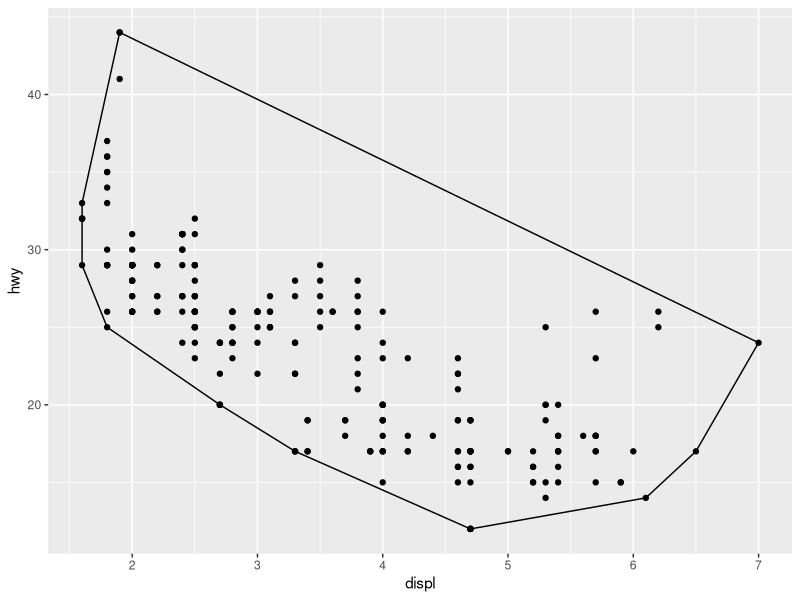
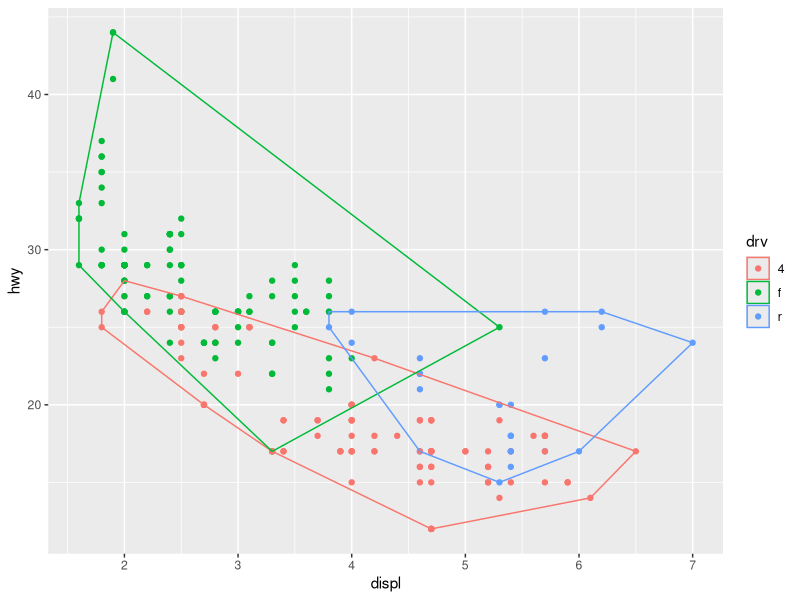
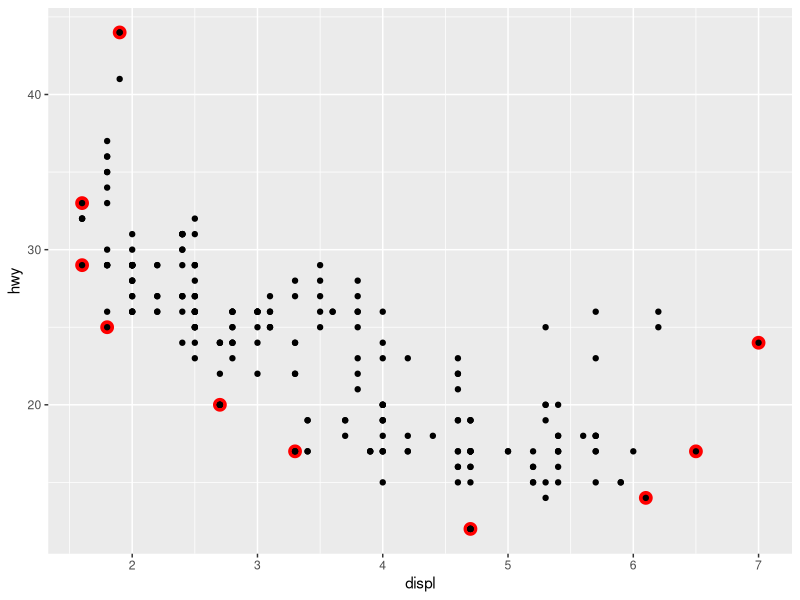
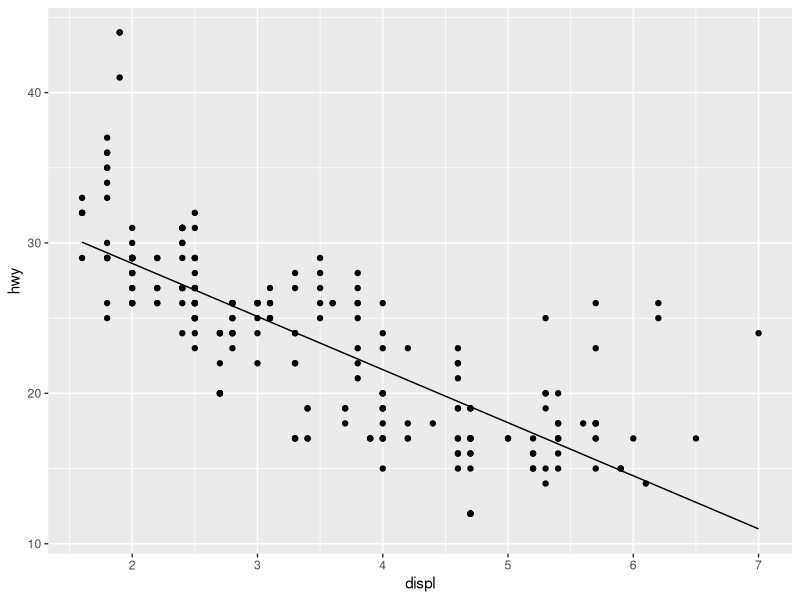
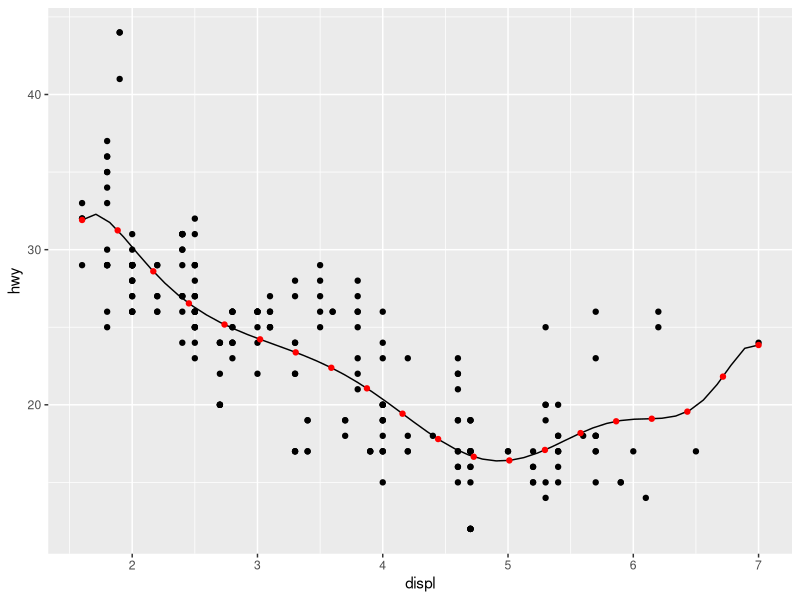
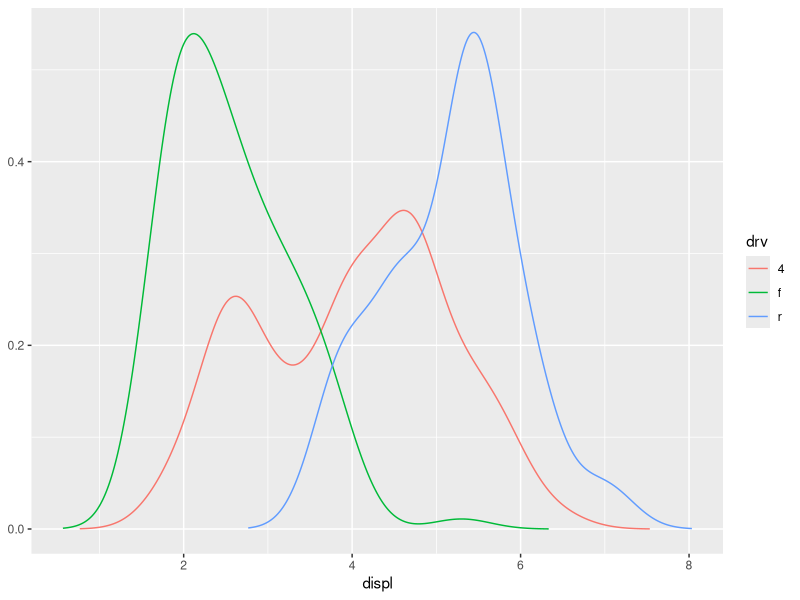
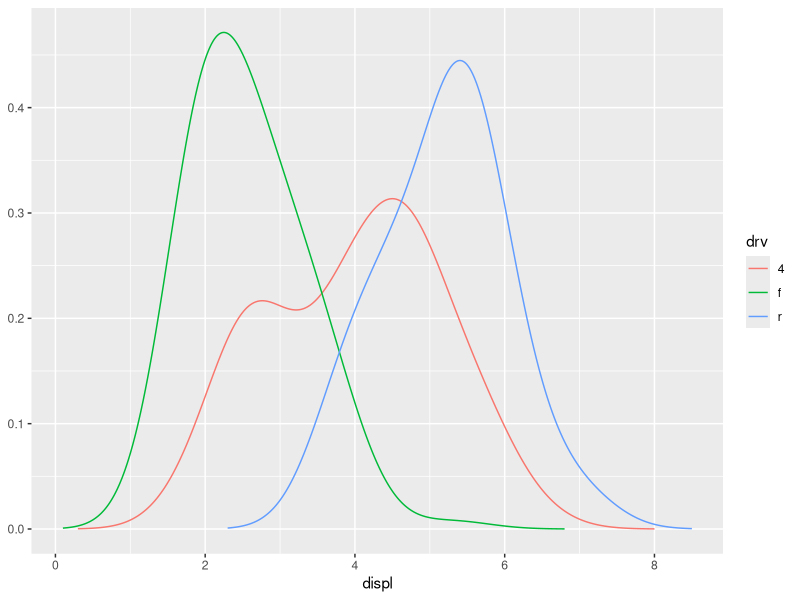

These charts were generated, in order, by the following R code: (Note: this script raises an error after producing the figures.)
## ---- chunk 1
knitr::opts_chunk$set(collapse = TRUE, comment = "#>", fig.width = 7, fig.height = 7, fig.align = "center")
library(ggplot2)
## ---- chunk 2
A <- ggproto("A", NULL,
  x = 1,
  inc = function(self) {
    self$x <- self$x + 1
  }
)
A$x
A$inc()
A$x
A$inc()
A$inc()
A$x
## ---- chunk 3
StatChull <- ggproto("StatChull", Stat,
  compute_group = function(data, scales) {
    data[chull(data$x, data$y), , drop = FALSE]
  },
  
  required_aes = c("x", "y")
)
## ---- chunk 4
stat_chull <- function(mapping = NULL, data = NULL, geom = "polygon",
                       position = "identity", na.rm = FALSE, show.legend = NA, 
                       inherit.aes = TRUE, ...) {
  layer(
    stat = StatChull, data = data, mapping = mapping, geom = geom, 
    position = position, show.legend = show.legend, inherit.aes = inherit.aes,
    params = list(na.rm = na.rm, ...)
  )
}
## ---- chunk 5
ggplot(mpg, aes(displ, hwy)) + 
  geom_point() + 
  stat_chull(fill = NA, colour = "black")
## ---- chunk 6
ggplot(mpg, aes(displ, hwy, colour = drv)) + 
  geom_point() + 
  stat_chull(fill = NA)
## ---- chunk 7
ggplot(mpg, aes(displ, hwy)) + 
  stat_chull(geom = "point", size = 4, colour = "red") +
  geom_point()
## ---- chunk 8
StatLm <- ggproto("StatLm", Stat, 
  required_aes = c("x", "y"),
  
  compute_group = function(data, scales) {
    rng <- range(data$x, na.rm = TRUE)
    grid <- data.frame(x = rng)
    
    mod <- lm(y ~ x, data = data)
    grid$y <- predict(mod, newdata = grid)
    
    grid
  }
)

stat_lm <- function(mapping = NULL, data = NULL, geom = "line",
                    position = "identity", na.rm = FALSE, show.legend = NA, 
                    inherit.aes = TRUE, ...) {
  layer(
    stat = StatLm, data = data, mapping = mapping, geom = geom, 
    position = position, show.legend = show.legend, inherit.aes = inherit.aes,
    params = list(na.rm = na.rm, ...)
  )
}

ggplot(mpg, aes(displ, hwy)) + 
  geom_point() + 
  stat_lm()
## ---- chunk 9
StatLm <- ggproto("StatLm", Stat, 
  required_aes = c("x", "y"),
  
  compute_group = function(data, scales, params, n = 100, formula = y ~ x) {
    rng <- range(data$x, na.rm = TRUE)
    grid <- data.frame(x = seq(rng[1], rng[2], length = n))
    
    mod <- lm(formula, data = data)
    grid$y <- predict(mod, newdata = grid)
    
    grid
  }
)

stat_lm <- function(mapping = NULL, data = NULL, geom = "line",
                    position = "identity", na.rm = FALSE, show.legend = NA, 
                    inherit.aes = TRUE, n = 50, formula = y ~ x, 
                    ...) {
  layer(
    stat = StatLm, data = data, mapping = mapping, geom = geom, 
    position = position, show.legend = show.legend, inherit.aes = inherit.aes,
    params = list(n = n, formula = formula, na.rm = na.rm, ...)
  )
}

ggplot(mpg, aes(displ, hwy)) + 
  geom_point() + 
  stat_lm(formula = y ~ poly(x, 10)) + 
  stat_lm(formula = y ~ poly(x, 10), geom = "point", colour = "red", n = 20)
## ---- chunk 10
#' @export
#' @inheritParams ggplot2::stat_identity
#' @param formula The modelling formula passed to \code{lm}. Should only 
#'   involve \code{y} and \code{x}
#' @param n Number of points used for interpolation.
stat_lm <- function(mapping = NULL, data = NULL, geom = "line",
                    position = "identity", na.rm = FALSE, show.legend = NA, 
                    inherit.aes = TRUE, n = 50, formula = y ~ x, 
                    ...) {
  layer(
    stat = StatLm, data = data, mapping = mapping, geom = geom, 
    position = position, show.legend = show.legend, inherit.aes = inherit.aes,
    params = list(n = n, formula = formula, na.rm = na.rm, ...)
  )
}

## ---- chunk 11
StatDensityCommon <- ggproto("StatDensityCommon", Stat, 
  required_aes = "x",
  
  setup_params = function(data, params) {
    if (!is.null(params$bandwidth))
      return(params)
    
    xs <- split(data$x, data$group)
    bws <- vapply(xs, bw.nrd0, numeric(1))
    bw <- mean(bws)
    message("Picking bandwidth of ", signif(bw, 3))
    
    params$bandwidth <- bw
    params
  },
  
  compute_group = function(data, scales, bandwidth = 1) {
    d <- density(data$x, bw = bandwidth)
    data.frame(x = d$x, y = d$y)
  }  
)

stat_density_common <- function(mapping = NULL, data = NULL, geom = "line",
                                position = "identity", na.rm = FALSE, show.legend = NA, 
                                inherit.aes = TRUE, bandwidth = NULL,
                                ...) {
  layer(
    stat = StatDensityCommon, data = data, mapping = mapping, geom = geom, 
    position = position, show.legend = show.legend, inherit.aes = inherit.aes,
    params = list(bandwidth = bandwidth, na.rm = na.rm, ...)
  )
}

ggplot(mpg, aes(displ, colour = drv)) + 
  stat_density_common()

ggplot(mpg, aes(displ, colour = drv)) + 
  stat_density_common(bandwidth = 0.5)
## ---- chunk 12
StatDensityCommon <- ggproto("StatDensity2", Stat, 
  required_aes = "x",
  default_aes = aes(y = calc(density)),

  compute_group = function(data, scales, bandwidth = 1) {
    d <- density(data$x, bw = bandwidth)
    data.frame(x = d$x, density = d$y)
  }  
)

ggplot(mpg, aes(displ, drv, colour = calc(density))) + 
  stat_density_common(bandwidth = 1, geom = "point")
## ---- chunk 13
ggplot(mpg, aes(displ, fill = drv)) + 
  stat_density_common(bandwidth = 1, geom = "area", position = "stack")
## ---- chunk 14
StatDensityCommon <- ggproto("StatDensityCommon", Stat, 
  required_aes = "x",
  default_aes = aes(y = calc(density)),

  setup_params = function(data, params) {
    min <- min(data$x) - 3 * params$bandwidth
    max <- max(data$x) + 3 * params$bandwidth
    
    list(
      bandwidth = params$bandwidth,
      min = min,
      max = max,
      na.rm = params$na.rm
    )
  },
  
  compute_group = function(data, scales, min, max, bandwidth = 1) {
    d <- density(data$x, bw = bandwidth, from = min, to = max)
    data.frame(x = d$x, density = d$y)
  }  
)

ggplot(mpg, aes(displ, fill = drv)) + 
  stat_density_common(bandwidth = 1, geom = "area", position = "stack")
ggplot(mpg, aes(displ, drv, fill = calc(density))) + 
  stat_density_common(bandwidth = 1, geom = "raster")
## ---- chunk 15
GeomSimplePoint <- ggproto("GeomSimplePoint", Geom,
  required_aes = c("x", "y"),
  default_aes = aes(shape = 19, colour = "black"),
  draw_key = draw_key_point,

  draw_panel = function(data, panel_params, coord) {
    coords <- coord$transform(data, panel_params)
    grid::pointsGrob(
      coords$x, coords$y,
      pch = coords$shape,
      gp = grid::gpar(col = coords$colour)
    )
  }
)

geom_simple_point <- function(mapping = NULL, data = NULL, stat = "identity",
                              position = "identity", na.rm = FALSE, show.legend = NA, 
                              inherit.aes = TRUE, ...) {
  layer(
    geom = GeomSimplePoint, mapping = mapping,  data = data, stat = stat, 
    position = position, show.legend = show.legend, inherit.aes = inherit.aes,
    params = list(na.rm = na.rm, ...)
  )
}

ggplot(mpg, aes(displ, hwy)) + 
  geom_simple_point()
## ---- chunk 16
GeomSimplePolygon <- ggproto("GeomPolygon", Geom,
  required_aes = c("x", "y"),
  
  default_aes = aes(
    colour = NA, fill = "grey20", size = 0.5,
    linetype = 1, alpha = 1
  ),

  draw_key = draw_key_polygon,

  draw_group = function(data, panel_params, coord) {
    n <- nrow(data)
    if (n <= 2) return(grid::nullGrob())

    coords <- coord$transform(data, panel_params)
    # A polygon can only have a single colour, fill, etc, so take from first row
    first_row <- coords[1, , drop = FALSE]

    grid::polygonGrob(
      coords$x, coords$y, 
      default.units = "native",
      gp = grid::gpar(
        col = first_row$colour,
        fill = scales::alpha(first_row$fill, first_row$alpha),
        lwd = first_row$size * .pt,
        lty = first_row$linetype
      )
    )
  }
)
geom_simple_polygon <- function(mapping = NULL, data = NULL, stat = "chull",
                                position = "identity", na.rm = FALSE, show.legend = NA, 
                                inherit.aes = TRUE, ...) {
  layer(
    geom = GeomSimplePolygon, mapping = mapping, data = data, stat = stat, 
    position = position, show.legend = show.legend, inherit.aes = inherit.aes,
    params = list(na.rm = na.rm, ...)
  )
}

ggplot(mpg, aes(displ, hwy)) + 
  geom_point() + 
  geom_simple_polygon(aes(colour = class), fill = NA)
## ---- chunk 17
GeomPolygonHollow <- ggproto("GeomPolygonHollow", GeomPolygon,
  default_aes = aes(colour = "black", fill = NA, size = 0.5, linetype = 1,
    alpha = NA)
  )
geom_chull <- function(mapping = NULL, data = NULL, 
                       position = "identity", na.rm = FALSE, show.legend = NA, 
                       inherit.aes = TRUE, ...) {
  layer(
    stat = StatChull, geom = GeomPolygonHollow, data = data, mapping = mapping,
    position = position, show.legend = show.legend, inherit.aes = inherit.aes,
    params = list(na.rm = na.rm, ...)
  )
}

ggplot(mpg, aes(displ, hwy)) + 
  geom_point() + 
  geom_chull()
## ---- chunk 18
theme_grey()$legend.key

new_theme <- theme_grey() + theme(legend.key = element_rect(colour = "red"))
new_theme$legend.key
## ---- chunk 19
new_theme <- theme_grey() %+replace% theme(legend.key = element_rect(colour = "red"))
new_theme$legend.key
## ---- chunk 20
df <- data.frame(x = 1:3, y = 1:3)
base <- ggplot(df, aes(x, y)) + 
  geom_point() + 
  theme_minimal()

base
base + theme(text = element_text(colour = "red"))
## ---- chunk 21
layout <- function(data, params) {
  data.frame(PANEL = c(1L, 2L), SCALE_X = 1L, SCALE_Y = 1L)
}
## ---- chunk 22
mapping <- function(data, layout, params) {
  if (plyr::empty(data)) {
    return(cbind(data, PANEL = integer(0)))
  }
  rbind(
    cbind(data, PANEL = 1L),
    cbind(data, PANEL = 2L)
  )
}
## ---- chunk 23
render <- function(panels, layout, x_scales, y_scales, ranges, coord, data,
                   theme, params) {
  # Place panels according to settings
  if (params$horizontal) {
    # Put panels in matrix and convert to a gtable
    panels <- matrix(panels, ncol = 2)
    panel_table <- gtable::gtable_matrix("layout", panels, 
      widths = unit(c(1, 1), "null"), heights = unit(1, "null"), clip = "on")
    # Add spacing according to theme
    panel_spacing <- if (is.null(theme$panel.spacing.x)) {
      theme$panel.spacing
    } else {
      theme$panel.spacing.x
    }
    panel_table <- gtable::gtable_add_col_space(panel_table, panel_spacing)
  } else {
    panels <- matrix(panels, ncol = 1)
    panel_table <- gtable::gtable_matrix("layout", panels, 
      widths = unit(1, "null"), heights = unit(c(1, 1), "null"), clip = "on")
    panel_spacing <- if (is.null(theme$panel.spacing.y)) {
      theme$panel.spacing
    } else {
      theme$panel.spacing.y
    }
    panel_table <- gtable::gtable_add_row_space(panel_table, panel_spacing)
  }
  # Name panel grobs so they can be found later
  panel_table$layout$name <- paste0("panel-", c(1, 2))
  
  # Construct the axes
  axes <- render_axes(ranges[1], ranges[1], coord, theme, 
    transpose = TRUE)

  # Add axes around each panel
  panel_pos_h <- panel_cols(panel_table)$l
  panel_pos_v <- panel_rows(panel_table)$t
  axis_width_l <- unit(grid::convertWidth(
    grid::grobWidth(axes$y$left[[1]]), "cm", TRUE), "cm")
  axis_width_r <- unit(grid::convertWidth(
    grid::grobWidth(axes$y$right[[1]]), "cm", TRUE), "cm")
  ## We do it reverse so we don't change the position of panels when we add axes
  for (i in rev(panel_pos_h)) {
    panel_table <- gtable::gtable_add_cols(panel_table, axis_width_r, i)
    panel_table <- gtable::gtable_add_grob(panel_table, 
      rep(axes$y$right, length(panel_pos_v)), t = panel_pos_v, l = i + 1, 
      clip = "off")
    panel_table <- gtable::gtable_add_cols(panel_table, axis_width_l, i - 1)
    panel_table <- gtable::gtable_add_grob(panel_table, 
      rep(axes$y$left, length(panel_pos_v)), t = panel_pos_v, l = i, 
      clip = "off")
  }
  ## Recalculate as gtable has changed
  panel_pos_h <- panel_cols(panel_table)$l
  panel_pos_v <- panel_rows(panel_table)$t
  axis_height_t <- unit(grid::convertHeight(
    grid::grobHeight(axes$x$top[[1]]), "cm", TRUE), "cm")
  axis_height_b <- unit(grid::convertHeight(
    grid::grobHeight(axes$x$bottom[[1]]), "cm", TRUE), "cm")
  for (i in rev(panel_pos_v)) {
    panel_table <- gtable::gtable_add_rows(panel_table, axis_height_b, i)
    panel_table <- gtable::gtable_add_grob(panel_table, 
      rep(axes$x$bottom, length(panel_pos_h)), t = i + 1, l = panel_pos_h, 
      clip = "off")
    panel_table <- gtable::gtable_add_rows(panel_table, axis_height_t, i - 1)
    panel_table <- gtable::gtable_add_grob(panel_table, 
      rep(axes$x$top, length(panel_pos_h)), t = i, l = panel_pos_h, 
      clip = "off")
  }
  panel_table
}
## ---- chunk 24
# Constructor: shrink is required to govern whether scales are trained on 
# Stat-transformed data or not.
facet_duplicate <- function(horizontal = TRUE, shrink = TRUE) {
  ggproto(NULL, FacetDuplicate,
    shrink = shrink,
    params = list(
      horizontal = horizontal
    )
  )
}

FacetDuplicate <- ggproto("FacetDuplicate", Facet,
  compute_layout = layout,
  map_data = mapping,
  draw_panels = render
)
## ---- chunk 25
p <- ggplot(mtcars, aes(x = hp, y = mpg)) + geom_point()
p
p + facet_duplicate()
## ---- chunk 26
library(scales)

facet_trans <- function(trans, horizontal = TRUE, shrink = TRUE) {
  ggproto(NULL, FacetTrans,
    shrink = shrink,
    params = list(
      trans = scales::as.trans(trans),
      horizontal = horizontal
    )
  )
}

FacetTrans <- ggproto("FacetTrans", Facet,
  # Almost as before but we want different y-scales for each panel
  compute_layout = function(data, params) {
    data.frame(PANEL = c(1L, 2L), SCALE_X = 1L, SCALE_Y = c(1L, 2L))
  },
  # Same as before
  map_data = function(data, layout, params) {
    if (plyr::empty(data)) {
      return(cbind(data, PANEL = integer(0)))
    }
    rbind(
      cbind(data, PANEL = 1L),
      cbind(data, PANEL = 2L)
    )
  },
  # This is new. We create a new scale with the defined transformation
  init_scales = function(layout, x_scale = NULL, y_scale = NULL, params) {
    scales <- list()
    if (!is.null(x_scale)) {
      scales$x <- plyr::rlply(max(layout$SCALE_X), x_scale$clone())
    }
    if (!is.null(y_scale)) {
      y_scale_orig <- y_scale$clone()
      y_scale_new <- y_scale$clone()
      y_scale_new$trans <- params$trans
      # Make sure that oob values are kept
      y_scale_new$oob <- function(x, ...) x
      scales$y <- list(y_scale_orig, y_scale_new)
    }
    scales
  },
  # We must make sure that the second scale is trained on transformed data
  train_scales = function(x_scales, y_scales, layout, data, params) {
    # Transform data for second panel prior to scale training
    if (!is.null(y_scales)) {
      data <- lapply(data, function(layer_data) {
        match_id <- match(layer_data$PANEL, layout$PANEL)
        y_vars <- intersect(y_scales[[1]]$aesthetics, names(layer_data))
        trans_scale <- layer_data$PANEL == 2L
        for (i in y_vars) {
          layer_data[trans_scale, i] <- y_scales[[2]]$transform(layer_data[trans_scale, i])
        }
        layer_data
      })
    }
    Facet$train_scales(x_scales, y_scales, layout, data, params)
  },
  # this is where we actually modify the data. It cannot be done in $map_data as that function
  # doesn't have access to the scales
  finish_data = function(data, layout, x_scales, y_scales, params) {
    match_id <- match(data$PANEL, layout$PANEL)
    y_vars <- intersect(y_scales[[1]]$aesthetics, names(data))
    trans_scale <- data$PANEL == 2L
    for (i in y_vars) {
      data[trans_scale, i] <- y_scales[[2]]$transform(data[trans_scale, i])
    }
    data
  },
  # A few changes from before to accommodate that axes are now not duplicate of each other
  # We also add a panel strip to annotate the different panels
  draw_panels = function(panels, layout, x_scales, y_scales, ranges, coord,
                         data, theme, params) {
    # Place panels according to settings
    if (params$horizontal) {
      # Put panels in matrix and convert to a gtable
      panels <- matrix(panels, ncol = 2)
      panel_table <- gtable::gtable_matrix("layout", panels, 
        widths = unit(c(1, 1), "null"), heights = unit(1, "null"), clip = "on")
      # Add spacing according to theme
      panel_spacing <- if (is.null(theme$panel.spacing.x)) {
        theme$panel.spacing
      } else {
        theme$panel.spacing.x
      }
      panel_table <- gtable::gtable_add_col_space(panel_table, panel_spacing)
    } else {
      panels <- matrix(panels, ncol = 1)
      panel_table <- gtable::gtable_matrix("layout", panels, 
        widths = unit(1, "null"), heights = unit(c(1, 1), "null"), clip = "on")
      panel_spacing <- if (is.null(theme$panel.spacing.y)) {
        theme$panel.spacing
      } else {
        theme$panel.spacing.y
      }
      panel_table <- gtable::gtable_add_row_space(panel_table, panel_spacing)
    }
    # Name panel grobs so they can be found later
    panel_table$layout$name <- paste0("panel-", c(1, 2))
    
    # Construct the axes
    axes <- render_axes(ranges[1], ranges, coord, theme, 
      transpose = TRUE)
  
    # Add axes around each panel
    grobWidths <- function(x) {
      unit(vapply(x, function(x) {
        grid::convertWidth(
          grid::grobWidth(x), "cm", TRUE)
      }, numeric(1)), "cm")
    }
    panel_pos_h <- panel_cols(panel_table)$l
    panel_pos_v <- panel_rows(panel_table)$t
    axis_width_l <- grobWidths(axes$y$left)
    axis_width_r <- grobWidths(axes$y$right)
    ## We do it reverse so we don't change the position of panels when we add axes
    if (params$horizontal) {
      for (i in rev(seq_along(panel_pos_h))) {
        panel_table <- gtable::gtable_add_cols(panel_table, axis_width_r[i], panel_pos_h[i])
        panel_table <- gtable::gtable_add_grob(panel_table,
          axes$y$right[i], t = panel_pos_v, l = panel_pos_h[i] + 1,
          clip = "off")

        panel_table <- gtable::gtable_add_cols(panel_table, axis_width_l[i], panel_pos_h[i] - 1)
        panel_table <- gtable::gtable_add_grob(panel_table,
          axes$y$left[i], t = panel_pos_v, l = panel_pos_h[i],
          clip = "off")
      }
    } else {
        panel_table <- gtable::gtable_add_cols(panel_table, axis_width_r[1], panel_pos_h)
        panel_table <- gtable::gtable_add_grob(panel_table,
          axes$y$right, t = panel_pos_v, l = panel_pos_h + 1,
          clip = "off")
        panel_table <- gtable::gtable_add_cols(panel_table, axis_width_l[1], panel_pos_h - 1)
        panel_table <- gtable::gtable_add_grob(panel_table,
          axes$y$left, t = panel_pos_v, l = panel_pos_h,
          clip = "off")
      }

    ## Recalculate as gtable has changed
    panel_pos_h <- panel_cols(panel_table)$l
    panel_pos_v <- panel_rows(panel_table)$t
    axis_height_t <- unit(grid::convertHeight(
      grid::grobHeight(axes$x$top[[1]]), "cm", TRUE), "cm")
    axis_height_b <- unit(grid::convertHeight(
      grid::grobHeight(axes$x$bottom[[1]]), "cm", TRUE), "cm")
    for (i in rev(panel_pos_v)) {
      panel_table <- gtable::gtable_add_rows(panel_table, axis_height_b, i)
      panel_table <- gtable::gtable_add_grob(panel_table, 
        rep(axes$x$bottom, length(panel_pos_h)), t = i + 1, l = panel_pos_h, 
        clip = "off")
      panel_table <- gtable::gtable_add_rows(panel_table, axis_height_t, i - 1)
      panel_table <- gtable::gtable_add_grob(panel_table, 
        rep(axes$x$top, length(panel_pos_h)), t = i, l = panel_pos_h, 
        clip = "off")
    }
    
    # Add strips
    strips <- render_strips(
      x = data.frame(name = c("Original", paste0("Transformed (", params$trans$name, ")"))),
      labeller = label_value, theme = theme)
    
    panel_pos_h <- panel_cols(panel_table)$l
    panel_pos_v <- panel_rows(panel_table)$t
    strip_height <- unit(grid::convertHeight(
      grid::grobHeight(strips$x$top[[1]]), "cm", TRUE), "cm")
    for (i in rev(seq_along(panel_pos_v))) {
      panel_table <- gtable::gtable_add_rows(panel_table, strip_height, panel_pos_v[i] - 1)
      if (params$horizontal) {
        panel_table <- gtable::gtable_add_grob(panel_table, strips$x$top, 
          t = panel_pos_v[i], l = panel_pos_h, clip = "off")
      } else {
        panel_table <- gtable::gtable_add_grob(panel_table, strips$x$top[i], 
          t = panel_pos_v[i], l = panel_pos_h, clip = "off")
      }
    }
    
    
    panel_table
  }
)
## ---- chunk 27
ggplot(mtcars, aes(x = hp, y = mpg)) + geom_point() + facet_trans('sqrt')
## ---- chunk 28
facet_bootstrap <- function(n = 9, prop = 0.2, nrow = NULL, ncol = NULL, 
  scales = "fixed", shrink = TRUE, strip.position = "top") {
  
  facet <- facet_wrap(~.bootstrap, nrow = nrow, ncol = ncol, scales = scales, 
    shrink = shrink, strip.position = strip.position)
  facet$params$n <- n
  facet$params$prop <- prop
  ggproto(NULL, FacetBootstrap,
    shrink = shrink,
    params = facet$params
  )
}

FacetBootstrap <- ggproto("FacetBootstrap", FacetWrap,
  compute_layout = function(data, params) {
    id <- seq_len(params$n)

    dims <- wrap_dims(params$n, params$nrow, params$ncol)
    layout <- data.frame(PANEL = factor(id))

    if (params$as.table) {
      layout$ROW <- as.integer((id - 1L) %/% dims[2] + 1L)
    } else {
      layout$ROW <- as.integer(dims[1] - (id - 1L) %/% dims[2])
    }
    layout$COL <- as.integer((id - 1L) %% dims[2] + 1L)

    layout <- layout[order(layout$PANEL), , drop = FALSE]
    rownames(layout) <- NULL

    # Add scale identification
    layout$SCALE_X <- if (params$free$x) id else 1L
    layout$SCALE_Y <- if (params$free$y) id else 1L

    cbind(layout, .bootstrap = id)
  },
  map_data = function(data, layout, params) {
    if (is.null(data) || nrow(data) == 0) {
      return(cbind(data, PANEL = integer(0)))
    }
    n_samples <- round(nrow(data) * params$prop)
    new_data <- lapply(seq_len(params$n), function(i) {
      cbind(data[sample(nrow(data), n_samples), , drop = FALSE], PANEL = i)
    })
    do.call(rbind, new_data)
  }
)

ggplot(diamonds, aes(carat, price)) + 
  geom_point(alpha = 0.1) + 
  facet_bootstrap(n = 9, prop = 0.05)
